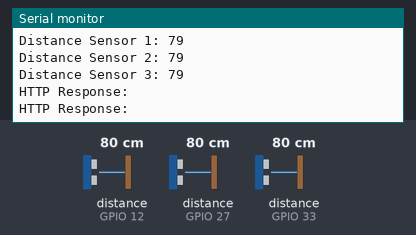
Simulated run of this sketch. Board: ESP32. Parts: the last lines printed to the serial monitor. Wiring (inferred from the names in the program): 3 × ultrasonic range finder: trigger GPIO 14, echo GPIO 12 / trigger GPIO 26, echo GPIO 27 / trigger GPIO 32, echo GPIO 33. The test bench sets the inputs (shaded band); at power-on: distance to the obstacle (sensors on GPIO 12, GPIO 27, GPIO 33) 80 cm. The echo pulse lasts 58.3 µs per cm; WiFi joins after 1.5 s; servers stay silent unless stated; uploads are accepted with an empty reply.

Above: at 2.7 s.
2.8 s: distance to the obstacle (sensor on GPIO 12) set to 2 cm
At 2.91 s:
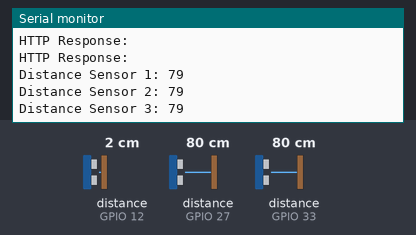
4.3 s: distance to the obstacle (sensor on GPIO 27) set to 2 cm
At 4.33 s:
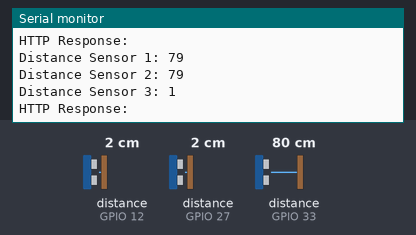
5.8 s: distance to the obstacle (sensor on GPIO 33) set to 2 cm
At 5.95 s:
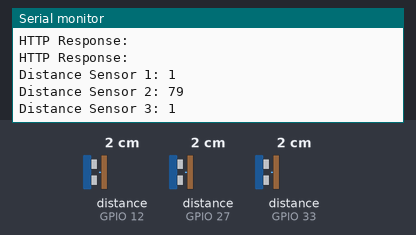
7.3 s: distance to the obstacle (sensor on GPIO 12) set to 4 cm
At 7.36 s:
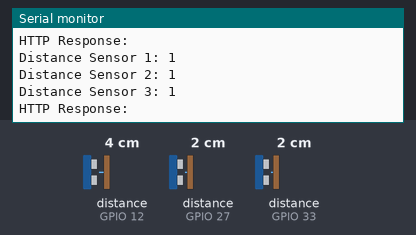
8.8 s: distance to the obstacle (sensor on GPIO 27) set to 4 cm
At 8.97 s:
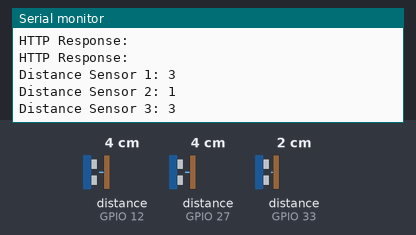
10.3 s: distance to the obstacle (sensor on GPIO 33) set to 4 cm
At 10.37 s:
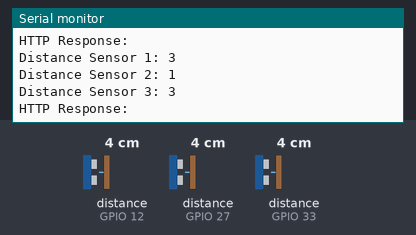
Timing chart, 0 to 12.8 s (numbered marks = the images above; inputs shaded):
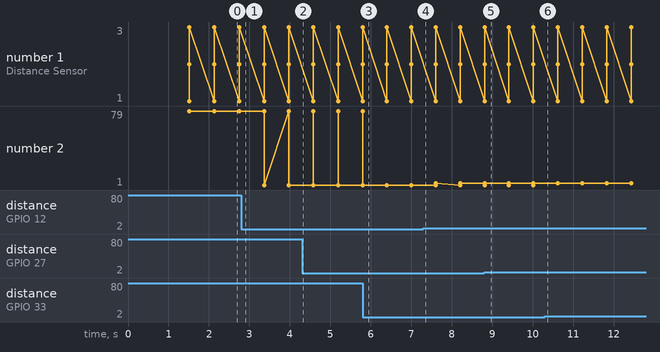

The sketch:

main.ino
```cpp
#include <WiFi.h>
#include <HTTPClient.h>
#include <soc/soc.h>
#include <soc/rtc_cntl_reg.h>

char ssid[] = "Infinix GT 10 Pro";
char pass[] = "123123123";

const int triggerPin1 = 26;
const int echoPin1 = 27;
const int ultrasonicSensorId1 = 1;

const int triggerPin2 = 32;
const int echoPin2 = 33;
const int ultrasonicSensorId2 = 2;

const int triggerPin3 = 14;
const int echoPin3 = 12;
const int ultrasonicSensorId3 = 3;


const String serverUrl = "https://webparkingiot.6l9.dev/parking";


void setup() {
  WRITE_PERI_REG(RTC_CNTL_BROWN_OUT_REG, 0);
  Serial.begin(115200);
  pinMode(triggerPin1, OUTPUT);
  pinMode(echoPin1, INPUT);
  pinMode(triggerPin2, OUTPUT);
  pinMode(echoPin2, INPUT);
  pinMode(triggerPin3, OUTPUT);
  pinMode(echoPin3, INPUT);

  WiFi.begin(ssid, pass);
  while (WiFi.status() != WL_CONNECTED) {
    delay(500);
    Serial.print(".");
  }

  Serial.println("WiFi connected");
}

void loop() {
  long duration1, distance1;
  long duration2, distance2;
  long duration3, distance3;

  // Measure distance for sensor 1
  digitalWrite(triggerPin1, LOW);
  delayMicroseconds(2);
  digitalWrite(triggerPin1, HIGH);
  delayMicroseconds(10);
  digitalWrite(triggerPin1, LOW);
  duration1 = pulseIn(echoPin1, HIGH);
  distance1 = duration1 * 0.034 / 2;

  // Measure distance for sensor 2
  digitalWrite(triggerPin2, LOW);
  delayMicroseconds(2);
  digitalWrite(triggerPin2, HIGH);
  delayMicroseconds(10);
  digitalWrite(triggerPin2, LOW);
  duration2 = pulseIn(echoPin2, HIGH);
  distance2 = duration2 * 0.034 / 2;

  // Measure distance for sensor 3
  digitalWrite(triggerPin3, LOW);
  delayMicroseconds(2);
  digitalWrite(triggerPin3, HIGH);
  delayMicroseconds(10);
  digitalWrite(triggerPin3, LOW);
  duration3 = pulseIn(echoPin3, HIGH);
  distance3 = duration3 * 0.034 / 2;

  Serial.print("Distance Sensor 1: ");
  Serial.println(distance1);
  Serial.print("Distance Sensor 2: ");
  Serial.println(distance2);
  Serial.print("Distance Sensor 3: ");
  Serial.println(distance3);

  String ultrasonicStatus1, ultrasonicStatus2, ultrasonicStatus3;

  if (distance1 < 10) {
    ultrasonicStatus1 = "terisi";
    sendDataToServer(ultrasonicSensorId1, ultrasonicStatus1);
  } else {
    ultrasonicStatus1 = "kosong";

    sendDataToServer(ultrasonicSensorId1, ultrasonicStatus1);
  }

  if (distance2 < 10) {
    ultrasonicStatus2 = "terisi";
    sendDataToServer(ultrasonicSensorId2, ultrasonicStatus2);
  } else {
    ultrasonicStatus2 = "kosong";
    sendDataToServer(ultrasonicSensorId2, ultrasonicStatus2);
  }

  if (distance3 < 10) {
    ultrasonicStatus3 = "terisi";
    sendDataToServer(ultrasonicSensorId3, ultrasonicStatus3);
  } else {
    ultrasonicStatus3 = "kosong";
    sendDataToServer(ultrasonicSensorId3, ultrasonicStatus3);
  }

  // sendDataToServer(1, "terisi");
  // sendDataToServer(ultrasonicSensorId2, ultrasonicStatus2);
  // sendDataToServer(ultrasonicSensorId3, ultrasonicStatus3);

}

void sendDataToServer(int id, String status) {
  if (WiFi.status() == WL_CONNECTED) {

    HTTPClient http;
    http.begin(serverUrl);
    http.addHeader("Content-Type", "application/json");
    String httpRequestData = "{\"id_slot_parkir\":";
    httpRequestData += id;
    httpRequestData += ",\"status\":\"";
    httpRequestData += status;
    httpRequestData += "\"}";

    int httpResponseCode = http.POST(httpRequestData);

    if (httpResponseCode > 0) {
      String response = http.getString();
      Serial.println("HTTP Response: " + response);
    } else {
      Serial.println("Error sending data to server");
      Serial.println(http.errorToString(httpResponseCode).c_str());
    }

    http.end();

  } else {
    Serial.println("WiFi Disconnected. Unable to send data.");
  }
}
```

Measured:
- after the input at 8.8 s, the serial monitor: prints a new line at once (image 5)
